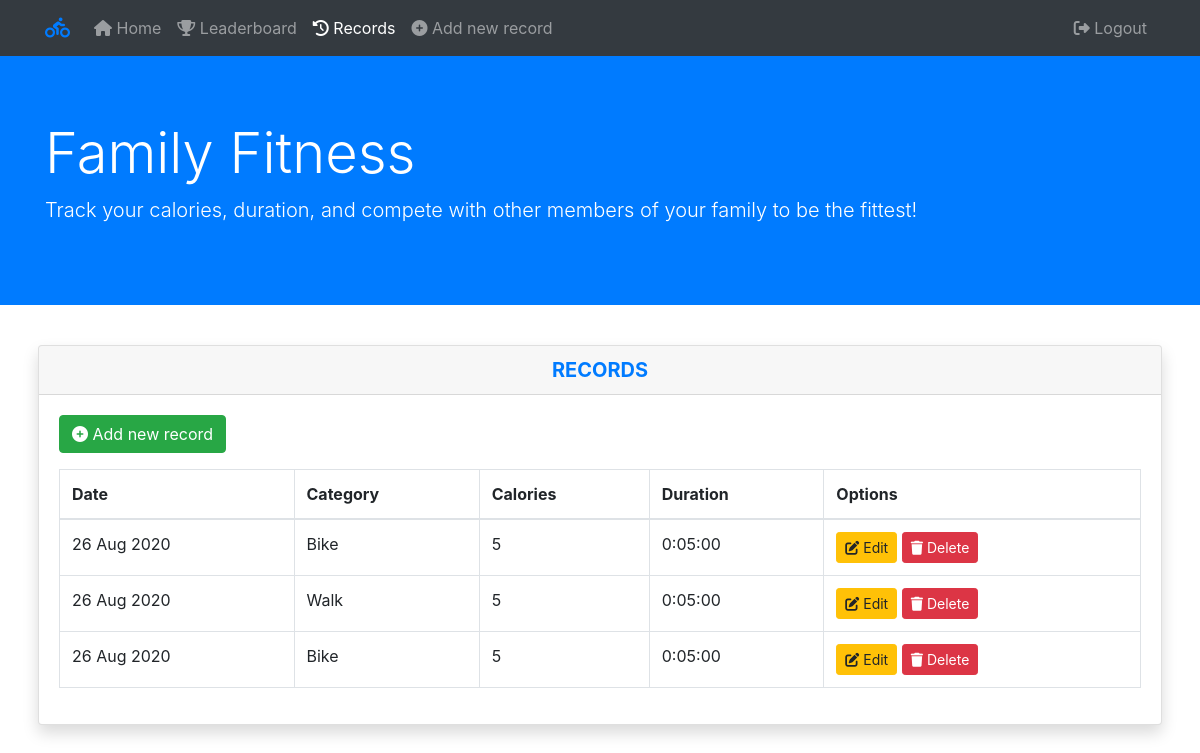
The app's page /records/ (signed in), older data.
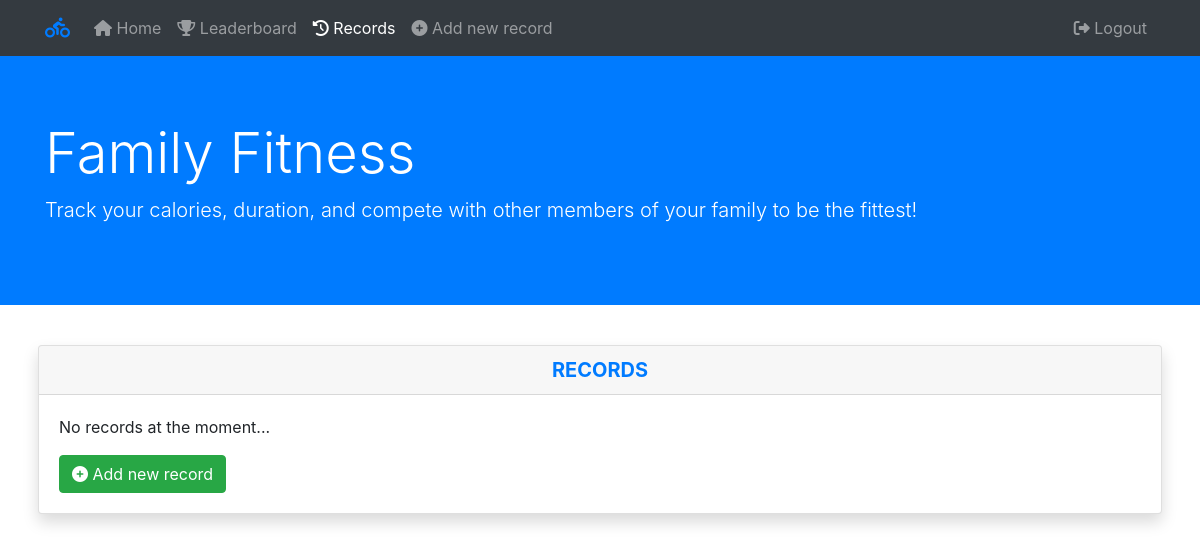
The same page, newer data.
### main/models.py (models this page shows, shortened)
class FitnessRecord(models.Model):
    user = models.ForeignKey(User, on_delete=models.CASCADE)
    created = models.DateTimeField(default=timezone.now)
    class CategoryChoices(models.TextChoices):
        BIKE = 'Bike'
        WALK = 'Walk'
        RUN = 'Run'
        SPORTS = 'Sports'
    category = models.CharField(max_length=10, choices=CategoryChoices.choices, default=CategoryChoices.BIKE)
    calories = models.IntegerField(default=5)
    duration = models.DurationField(default='00:05:00', help_text='HH:MM:ss format')

### main/views.py (the view)
# urls.py: path('records/', views.records, name='records'),
@login_required
def records(request):
    user = request.user
    records = FitnessRecord.objects.filter(user=user).order_by('-created')
    context = {
        'records': records
    }
    return render(request, 'main/records.html', context)

### main/templates/main/records.html
{% extends 'main/base.html' %}
{% block content %}
<div class="row">
    <div class="col-md-12">
        <div class="card card-primary shadow">
            <div class="text-center">
                <h5 class="card-header text-primary text-uppercase font-weight-bold">Records</h5>
            </div>
            <div class="card-body">
                {% if records|length == 0 %}
                    <p>No records at the moment...</p>
                    <a class="btn btn-success" href="{% url 'create' %}"><i class="fas fa-plus-circle"></i> Add new record</a>
                {% else %}
                    <a class="btn btn-success mb-3" href="{% url 'create' %}"><i class="fas fa-plus-circle"></i> Add new record</a>
                    <table class="table table-bordered">
                        <thead>
                            <th scope="col">Date</th>
                            <th scope="col">Category</th>
                            <th scope="col">Calories</th>
                            <th scope="col">Duration</th>
                            <th scope="col">Options</th>
                        </thead>
                        <tbody>
                        {% for record in records %}
                            <tr>
                                <td>{{ record.created|date:"j M Y" }}</td>
                                <td>{{ record.category }}</td>
                                <td>{{ record.calories }}</td>
                                <td>{{ record.duration }}</td>
                                <td>
                                    <a href="{% url 'edit' pk=record.id %}" class="btn btn-warning btn-sm"><i class="fas fa-edit"></i> Edit</a>
                                    <a href="{% url 'delete' pk=record.id %}" class="btn btn-danger btn-sm"><i class="fas fa-trash"></i> Delete</a>
                                </td>
                            </tr>
                        {% endfor %}
                        </tbody>
                    </table>
                {% endif %}
            </div>
        </div>
    </div>
</div>
{% endblock %}

### main/templates/main/base.html (shortened to what this page needs)
<!DOCTYPE html>
<html lang="en">
  <head>
    <link
      rel="stylesheet"
      href="https://stackpath.bootstrapcdn.com/bootstrap/4.5.2/css/bootstrap.min.css"
    />
  </head>
  <body>
    <header>
      <nav class="navbar navbar-dark bg-dark navbar-expand-md">
        <div class="container">
          <a class="navbar-brand text-primary" href="{% url 'home' %}"><i class="fas fa-biking"></i></a>
          <div class="collapse navbar-collapse" id="navbarNavAltMarkup">
            <div class="navbar-nav">
              <a
                class="nav-item nav-link {% if request.resolver_match.url_name == 'home' %}active{% endif %}"
                href="{% url 'home' %}"
                ><i class="fas fa-home"></i> Home</a
              >
              <a
                class="nav-item nav-link {% if request.resolver_match.url_name == 'leaderboard' %}active{% endif %}"
                href="{% url 'leaderboard' %}"
                ><i class="fas fa-trophy"></i> Leaderboard</a
              >
              <a
                class="nav-item nav-link {% if request.resolver_match.url_name == 'records' %}active{% endif %}"
                href="{% url 'records' %}"
                ><i class="fas fa-history"></i> Records</a
              >
              <a
                class="nav-item nav-link {% if request.resolver_match.url_name == 'create' %}active{% endif %}"
                href="{% url 'create' %}"
                ><i class="fas fa-plus-circle"></i> Add new record</a
              >
            </div>
          </div>
          <div class="navbar-nav navbar-no-expand navbar-right ml-auto">
            {% if user.is_authenticated %}
            <a class="nav-item nav-link" href="{% url 'logout' %}"><i class="fas fa-sign-out-alt"></i> Logout</a>
            {% else %}
            <a class="nav-item nav-link" href="{% url 'login' %}"><i class="fas fa-sign-in-alt"></i> Login</a>
            <a class="nav-item nav-link" href="{% url 'register' %}"><i class="fas fa-user-plus"></i> Register</a>
            {% endif %}
          </div>
        </div>
      </nav>
    </header>
    <div class="main">
      <div class="jumbotron jumbotron-fluid bg-primary text-white">
        <div class="container">
          <h1 class="display-4">Family Fitness</h1>
          <p class="lead">
            Track your calories, duration, and compete with other members of your family to be the fittest!
          </p>
        </div>
      </div>
      <div class="container p-2 mb-3">{% block content %} {% endblock %}</div>
    </div>
  </body>
</html>

Row changes from the older to the newer data that the page shows:
removed FitnessRecord: created "26 Aug 2020", category "Bike", calories "5", duration "0:05:00"
removed FitnessRecord: created "26 Aug 2020", category "Walk", calories "5", duration "0:05:00"
removed FitnessRecord: created "26 Aug 2020", category "Bike", calories "5", duration "0:05:00"
Text that changed along with them:
text no longer shown: "Date Category Calories Duration Options"
text now shown: "No records at the moment..."
